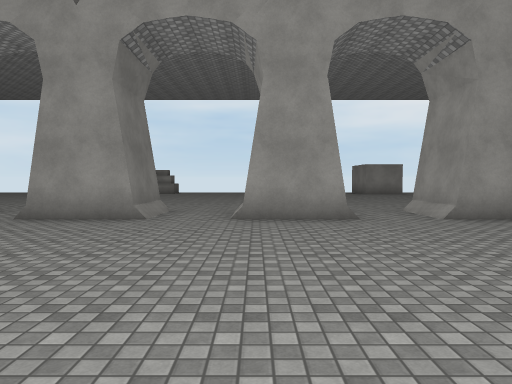
[1] (above)

18 first-person views from a walk through a scene from a Unity 3-D project. The camera is 1.5 m above the floor, tilts 2° down and sees 70° across. The floor is counted in squares, 2 m on a side. Each view is taken from the middle of a square. On the plan, view 1 faces up. The plan holds only what a view shows up to about 11 squares ahead; the rest is blank. The place goes on beyond the plan. The player is left out. Surface patterns are stand-ins for the level's own textures.

[2]
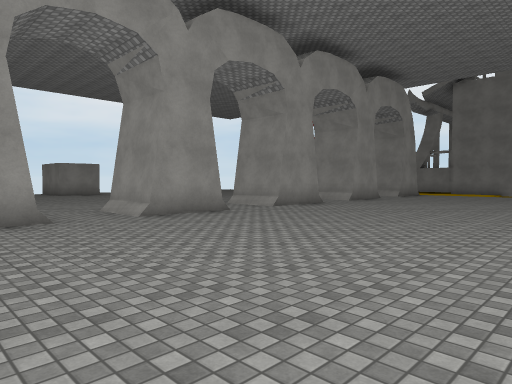

[3]
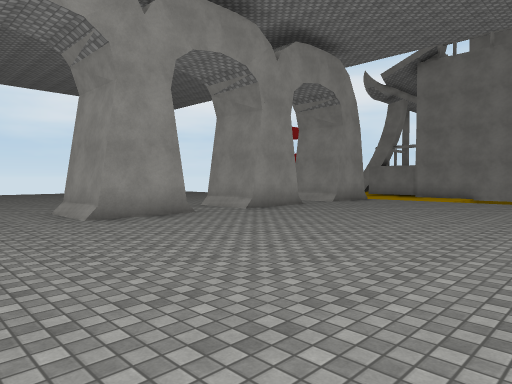

[4]
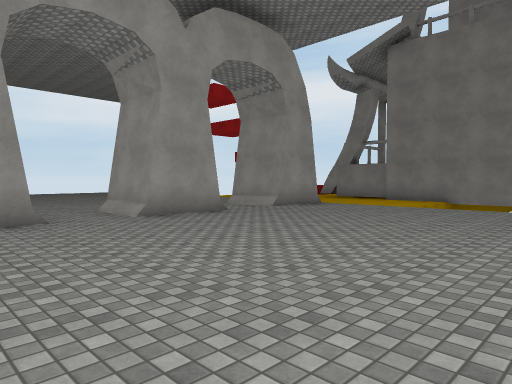

[5]
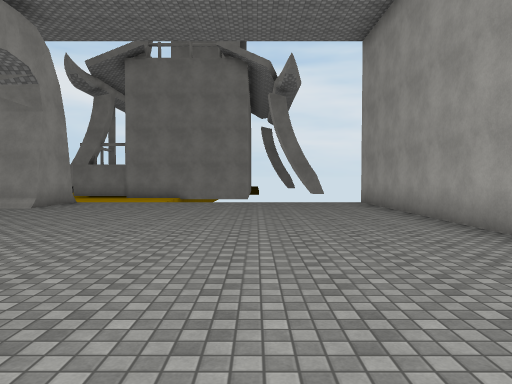

[6]
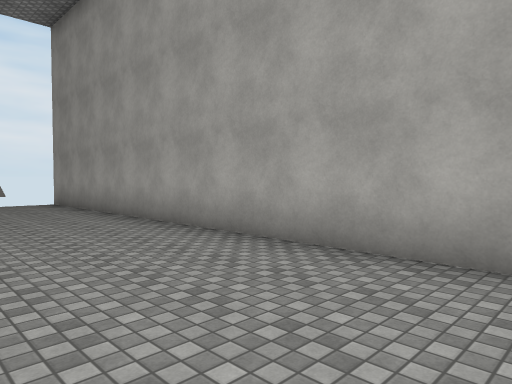

[7]
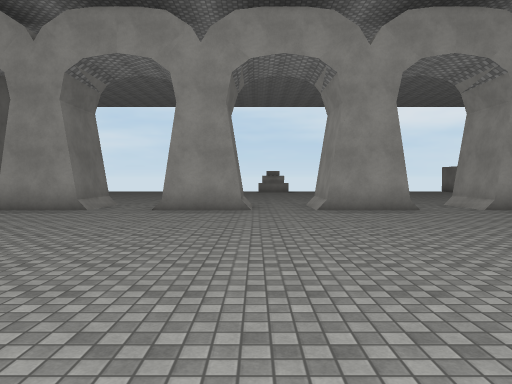

[8]
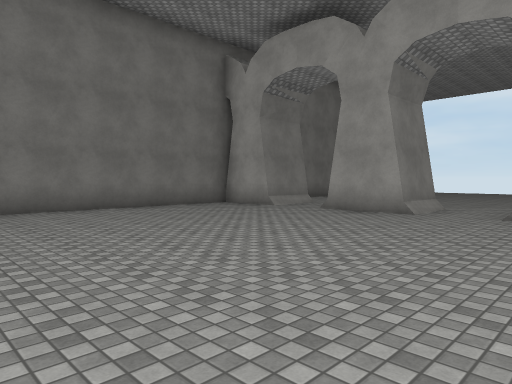

[9]
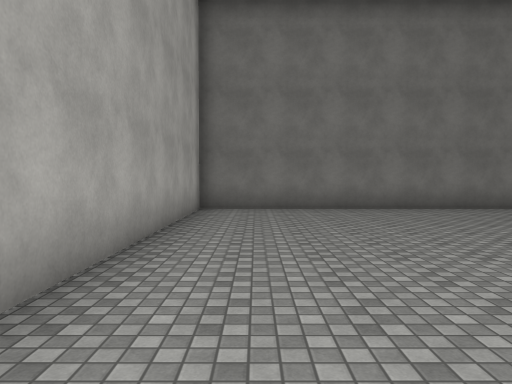

[10]
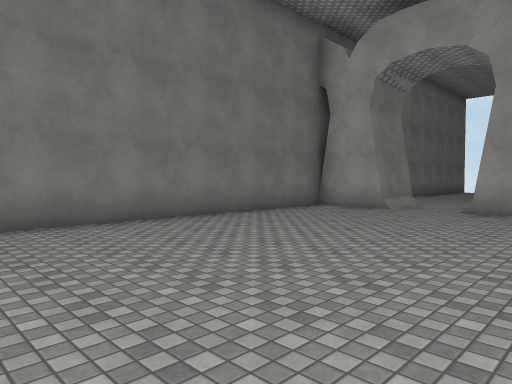

[11]
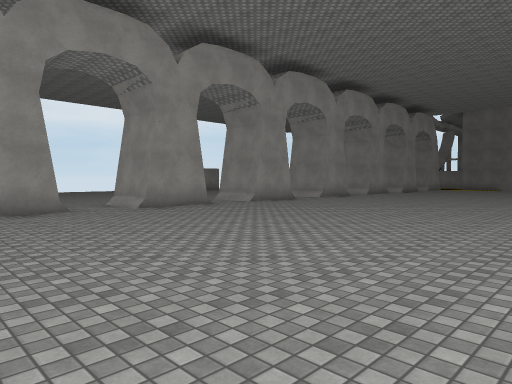

[12]
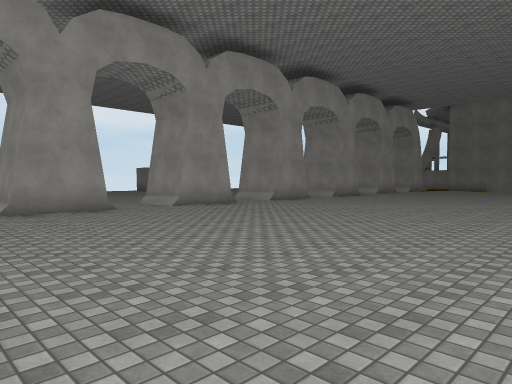

[13]
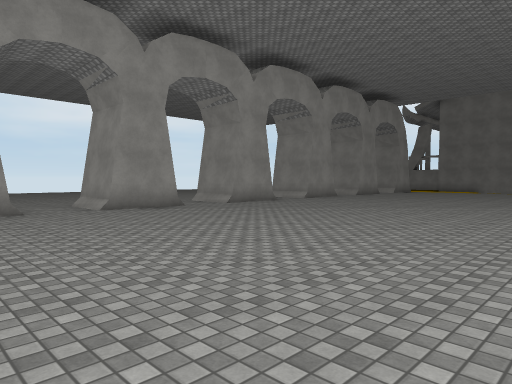

[14]
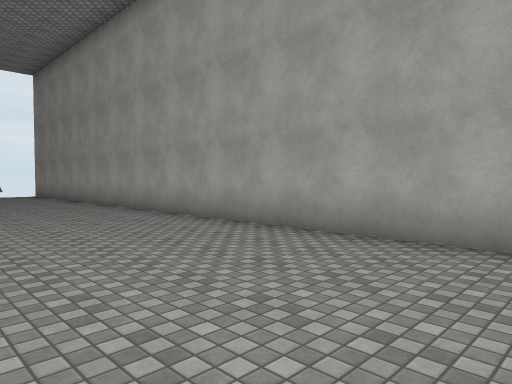

[15]
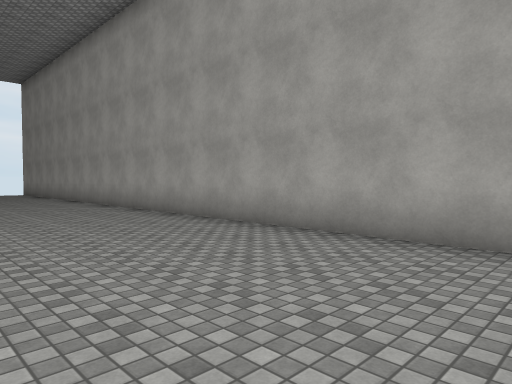

[16]
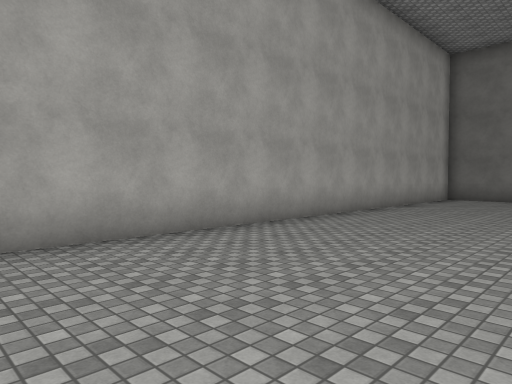

[17]
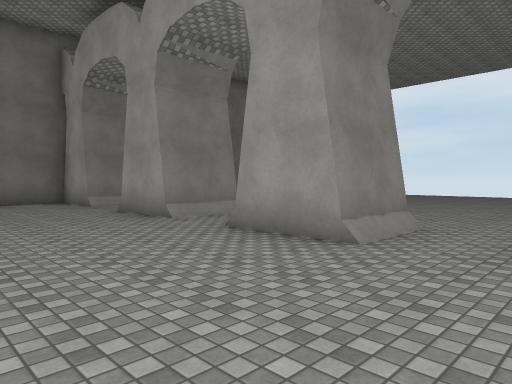

[18]
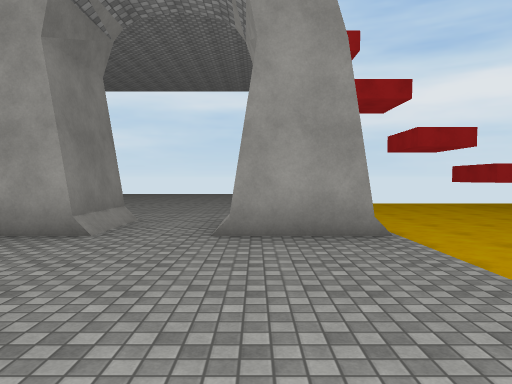

### Floor plan
Points are (right, up) in squares from view 1. A wall is a line through its corners. A room is listed if a view was taken in it or the views show most of it. See-through windows are left out.
Room 1 (views 1, 2, 3, 4, 5, 6, 7, 8, 9, 10, 11, 12, 13, 14, 15, 16, 17, 18)
walls: (1.9, 6.8) (-0.4, 6.8); (-1.2, -2.4) (18, -2.4); (-0.2, 6.8) (-0.2, 8.8); (3.8, 6.8) (3.8, 8.8); (5.6, 6.8) (3.6, 6.8); (-4.3, 6.8) (-4.3, 8.8); (-2.3, 8.8) (-2.3, 6.8) (-4.4, 6.8); (7.7, 6.8) (7.7, 8.8); (-6.2, 6.8) (-8.5, 6.8); (9.6, 6.8) (7.6, 6.8); (11.7, 6.8) (11.7, 8.8); (-10.2, 6.8) (-12.4, 6.8); (-10.3, 8.8) (-10.3, 6.8); (13.5, 8.8) (13.5, 6.8) (11.5, 6.8); (-14.1, 6.8) (-16.2, 6.8) (-16.2, -2.4) (-2.8, -2.4); (-14.3, 8.8) (-14.3, 6.8); (17.6, 6.8) (15.7, 6.8) (15.7, 8)
low walls: (-0.4, 6.8) (-0.4, 8.5); (3.6, 6.8) (3.6, 7.4); (3.6, 7.5) (3.6, 8.5); (-4.4, 6.8) (-4.4, 7.4); (-4.4, 7.5) (-4.4, 8.5); (7.6, 6.8) (7.6, 8.5); (11.5, 6.8) (11.5, 7.4); (11.5, 7.5) (11.5, 8.5); (-10.2, 8.5) (-10.2, 6.8); (-14.1, 7.8) (-14.1, 6.8)
ways out: opening at (-13, 7.5); opening at (-9, 7.5); opening at (-5.5, 7.5); opening at (-1, 7.5); opening at (3, 7.5); opening at (6.5, 7.5); opening at (10.5, 7.5); opening at (14.5, 7.5); opening at (18.5, 7.5)

Where each view was taken, in squares from view 1:
view 1: 0 up, 0 right, facing up
view 2: 0 up, 0 right, facing up-right
view 3: 0 up, 5 right, facing up-right
view 4: 0 up, 8 right, facing up-right
view 5: 1 up, 6 right, facing right
view 6: 1 up, 6 right, facing down-right
view 7: 2 down, 6 left, facing up
view 8: 1 down, 7 left, facing up-left
view 9: 1 down, 7 left, facing left
view 10: 2 down, 10 left, facing up-left
view 11: 2 down, 9 left, facing up-right
view 12: 2 down, 6 left, facing up-right
view 13: 2 down, 4 left, facing up-right
view 14: 2 up, 0 right, facing down-right
view 15: 2 up, 2 left, facing down-right
view 16: 2 up, 2 left, facing down-left
view 17: 3 up, 4 left, facing up-left
view 18: 2 up, 16 right, facing up
